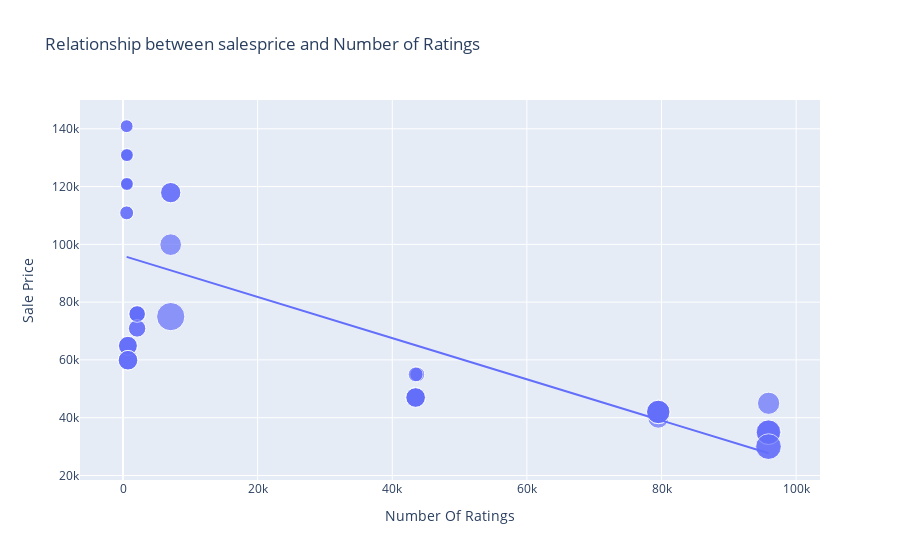

This figure's notebook cell:
### Code cell
figure= px.scatter(data_frame=data, x= "Number Of Ratings", y= "Sale Price", size= "Discount Percentage", trendline="ols",
                  title="Relationship between salesprice and Number of Ratings")
figure.show()

### Figure 1 — Plotly figure (JSON) as saved in the notebook; plotly's stock layout.template omitted (floating-point values rounded to 4 significant figures)
{"data": [{"hovertemplate": "Number Of Ratings=%{x}<br>Sale Price=%{y}<br>Discount Percentage=%{marker.size}<extra></extra>", "legendgroup": "", "marker": {"color": "#636efa", "size": [0, 0, 0, 0, 0, 0, 0, 0, 0, 20, 16, 20, 20, 20, 0, 0, 0, 0, 29, 15, 0, 15, 17, 18, 6, 6, 13, 6, 14, 10, 7, 6, 6, 13, 13, 10, 10, 6, 14, 6, 10, 6, 11, 11, 10, 14, 7, 6, 6, 6, 8, 8, 24, 22, 22, 22, 8, 24, 14, 14, 14, 14], "sizemode": "area", "sizeref": 0.0725, "symbol": "circle"}, "mode": "markers", "name": "", "orientation": "v", "showlegend": false, "type": "scatter", "x": [3431, 3431, 3431, 11202, 11202, 3431, 3431, 11202, 1454, 79512, 79512, 79582, 79512, 79512, 1078, 1078, 1078, 1078, 7088, 7088, 1078, 7088, 7081, 95909, 542, 580, 740, 545, 740, 2101, 545, 580, 580, 730, 730, 2101, 2101, 580, 740, 580, 2092, 545, 2101, 2092, 2101, 740, 545, 580, 580, 580, 43707, 43707, 95807, 95909, 95807, 95909, 43470, 95909, 43470, 43470, 43470, 43470], "xaxis": "x", "y": [49900, 84900, 84900, 77000, 77000, 49900, 49900, 77000, 89900, 41999, 39999, 41999, 41999, 41999, 131900, 117100, 131900, 117100, 74999, 117900, 117100, 117900, 99900, 44999, 140900, 130900, 64900, 120900, 59900, 75900, 110900, 130900, 120900, 64900, 64900, 75900, 75900, 120900, 59900, 120900, 75900, 140900, 70900, 70900, 75900, 59900, 110900, 120900, 130900, 130900, 54999, 54999, 29999, 34999, 34999, 34999, 54999, 29999, 46999, 46999, 46999, 46999], "yaxis": "y"}, {"hovertemplate": "<b>OLS trendline</b><br>Sale Price = -0.712783 * Number Of Ratings + 96054.8<br>R<sup>2</sup>=0.492139<br><br>Number Of Ratings=%{x}<br>Sale Price=%{y} <b>(trend)</b><extra></extra>", "legendgroup": "", "marker": {"color": "#636efa", "symbol": "circle"}, "mode": "lines", "name": "", "showlegend": false, "type": "scatter", "x": [542, 545, 545, 545, 545, 580, 580, 580, 580, 580, 580, 580, 580, 730, 730, 740, 740, 740, 740, 1078, 1078, 1078, 1078, 1078, 1454, 2092, 2092, 2101, 2101, 2101, 2101, 2101, 3431, 3431, 3431, 3431, 3431, 7081, 7088, 7088, 7088, 11202, 11202, 11202, 43470, 43470, 43470, 43470, 43470, 43707, 43707, 79512, 79512, 79512, 79512, 79582, 95807, 95807, 95909, 95909, 95909, 95909], "xaxis": "x", "y": [95670.0, 95670.0, 95670.0, 95670.0, 95670.0, 95640.0, 95640.0, 95640.0, 95640.0, 95640.0, 95640.0, 95640.0, 95640.0, 95530.0, 95530.0, 95530.0, 95530.0, 95530.0, 95530.0, 95290.0, 95290.0, 95290.0, 95290.0, 95290.0, 95020.0, 94560.0, 94560.0, 94560.0, 94560.0, 94560.0, 94560.0, 94560.0, 93610.0, 93610.0, 93610.0, 93610.0, 93610.0, 91010.0, 91000.0, 91000.0, 91000.0, 88070.0, 88070.0, 88070.0, 65070.0, 65070.0, 65070.0, 65070.0, 65070.0, 64900.0, 64900.0, 39380.0, 39380.0, 39380.0, 39380.0, 39330.0, 27770.0, 27770.0, 27690.0, 27690.0, 27690.0, 27690.0], "yaxis": "y"}], "layout": {"autosize": true, "legend": {"itemsizing": "constant", "tracegroupgap": 0}, "title": {"text": "Relationship between salesprice and Number of Ratings"}, "xaxis": {"anchor": "y", "autorange": true, "domain": [0, 1], "range": [-5975.0, 103000.0], "title": {"text": "Number Of Ratings"}, "type": "linear"}, "yaxis": {"anchor": "x", "autorange": true, "domain": [0, 1], "range": [11530.0, 153700.0], "title": {"text": "Sale Price"}, "type": "linear"}}}
